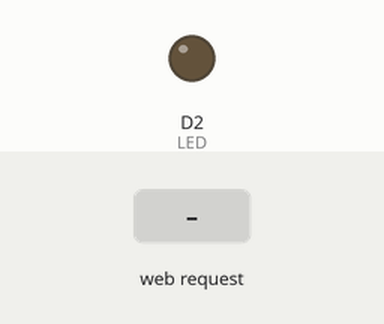
This sketch was run on a simulated ESP8266 (NodeMCU). On the bench: output pins drawn as LEDs (lit = HIGH). Inputs (shaded band) come from the test bench. WiFi joins after 1.5 s; servers stay silent unless stated; what the sketch prints to the serial monitor is not drawn.

Above: at 2.7 s.
2.8 s: HTTP request GET /ledon received
At 3.5 s:
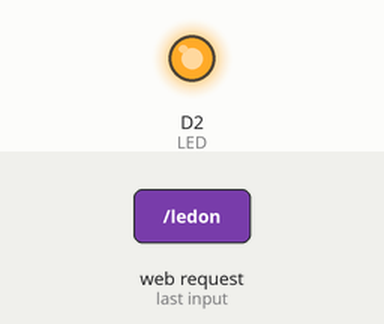
4.3 s: HTTP request GET /ledoff received
At 4.6 s:
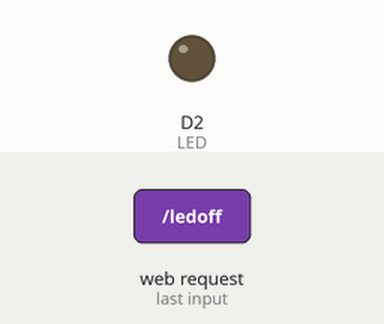
Timing chart, 0 to 7.3 s (numbered marks = the images above; inputs shaded):
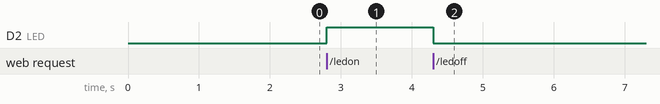

Measured:
- after the input at 2.8 s, D2 (LED): LOW → HIGH at once
- after the input at 4.3 s, D2 (LED): HIGH → LOW at once

The sketch:

sketch_dec20a.ino
```cpp
#include <ESP8266WiFi.h>
#define LED D2
const char* ssid="iPhone";
const char* password="beder873";
unsigned char status_led=0;
WiFiServer server(80);

void setup() {
  Serial.begin(115200);
  pinMode(LED,OUTPUT);
  Serial.println();
  Serial.println();
  Serial.print("Connecting to ");
  Serial.println(ssid);
  WiFi.begin(ssid,password);
while(WiFi.status()!=WL_CONNECTED)
{
  delay(500);
  Serial.print(".");
}
Serial.println("");
Serial.println("WiFi Connected");
Serial.println("WiFi Connected");

server.begin();
Serial.println("Server started");
Serial.println(WiFi.localIP());
}

void loop()
{
  WiFiClient client=server.available();
  if(!client){
    return;
  }

  Serial.println("new client");
  while(!client.available())
  {
    delay(1);
  }
  String req=client.readStringUntil('\r');
  Serial.println(req);
  client.flush();
  if(req.indexOf("/ledoff")!=-1)
  {
    status_led=0;
    digitalWrite(LED,LOW);
    Serial.println("LED OFF");
  }
  else if(req.indexOf("/ledon")!=-1)
  {
    status_led=-1;
    digitalWrite(LED,HIGH);
    Serial.println("LED ON");
  }
  String web="HTTP/1.1 200 OK\r\nContent-Type:text/html\r\n\r\n";
  web+="<html>\r\n";
  web+="<body>\r\n";
  web+="<h1>LED Status</h1>\r\n";
  web+="<p>\r\n";

  if(status_led==1)
    web+="LED On\r\n";
   else
    web+="LED Off\n\r";

    web+="</p>\r\n";
    web+="<p>\r\n";
    web+="<a href=\"/button>\r\n";
    web+="<button>LED On</button>\r\n";;
    web+="</a>\r\n";

    web+="<a href=\"ledoff\">\r\n";
    web+="<button>LED Off</button>\r\n";
    web+="</a>\r\n";

    web+="</body>\r\n";
    web+="</html>\r\n";
    client.print(web);
}
```
